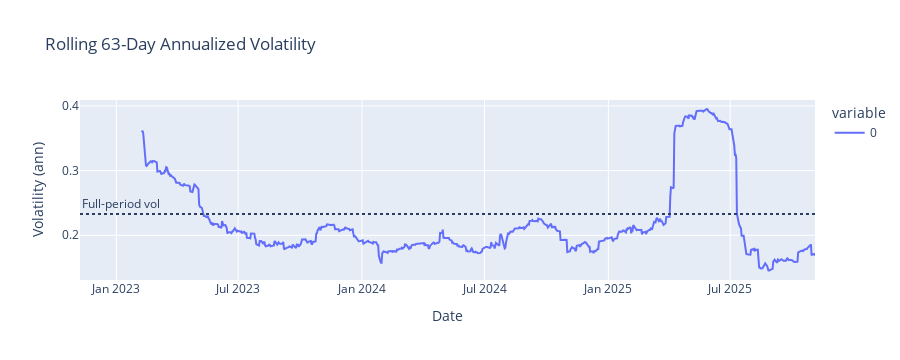
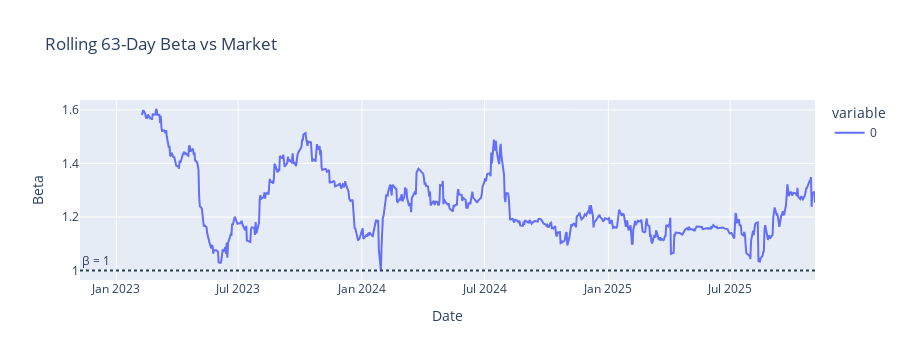
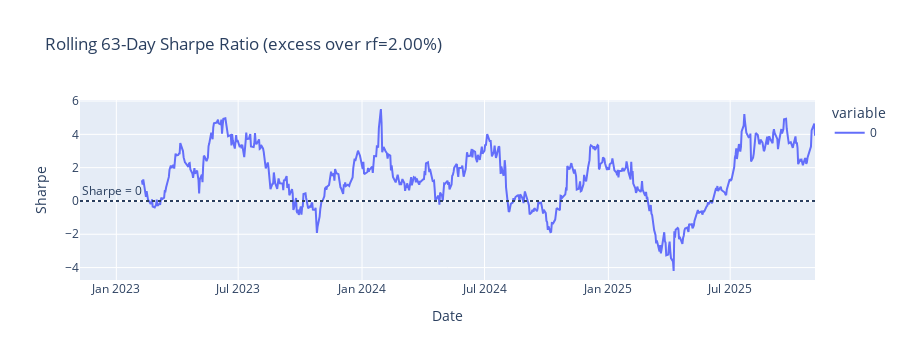
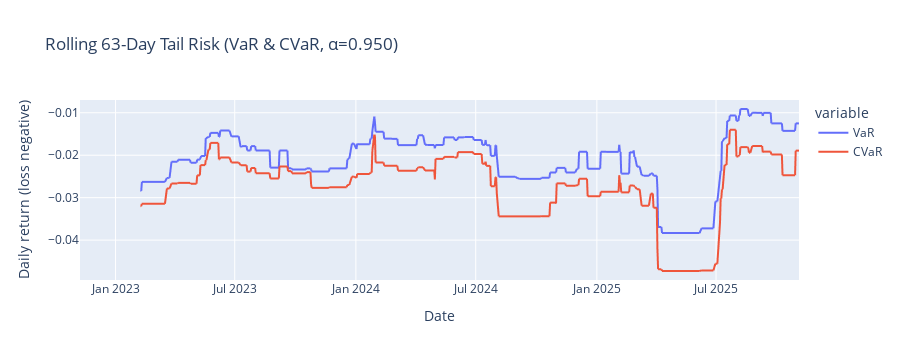

Here is the notebook cell these charts were saved with, in order:
### Code cell
from ipywidgets import IntSlider, Button, HBox, VBox, HTML
import numpy as np
import pandas as pd
import plotly.express as px

# --- Safety checks ---
assert _returns is not None, "Click 'Refresh Data' in the dashboard first."
assert _market_ret is not None, "Market returns not found. Re-run Cell 4."

# --- Controls ---
window_slider = IntSlider(value=63, min=21, max=252, step=7, description="Window (days)")
compute_btn = Button(description="Compute Rolling Risk", button_style="info")
export_btn = Button(description="Export Rolling Charts (HTML)", button_style="success")
rolling_status = HTML(value="")

display(HBox([window_slider, compute_btn, export_btn]), rolling_status)

# --- Helper for CVaR on numpy arrays ---
def _cvar(arr, alpha):
    q = np.quantile(arr, 1 - alpha)
    tail = arr[arr <= q]
    return tail.mean() if tail.size else np.nan

def _rolling_risk(*_):
    rolling_status.value = "<i>Computing…</i>"

    # Use current portfolio weights from the dashboard
    w = _compute_weights()
    port_daily = (_returns * w.values).sum(axis=1).dropna()
    aligned_market = _market_ret.reindex(port_daily.index).dropna()
    port_daily = port_daily.loc[aligned_market.index]  # align again just in case

    window = int(window_slider.value)
    alpha = float(alpha_slider.value)
    rf_ann = float(rf_input.value)
    rf_daily = rf_ann / 252.0

    # Rolling metrics
    roll_std = port_daily.rolling(window).std()
    roll_vol = roll_std * np.sqrt(252)
    roll_mean = port_daily.rolling(window).mean()
    roll_sharpe = ((roll_mean - rf_daily) / roll_std) * np.sqrt(252)
    roll_beta = port_daily.rolling(window).cov(aligned_market).div(
        aligned_market.rolling(window).var()
    )

    # Rolling tail risk
    roll_var = port_daily.rolling(window).apply(lambda a: np.quantile(a, 1 - alpha), raw=True)
    roll_cvar = port_daily.rolling(window).apply(lambda a: _cvar(a, alpha), raw=True)

    # Current drawdown (not rolling max drawdown, but live drawdown path)
    equity = (1 + port_daily).cumprod()
    drawdown = equity / equity.cummax() - 1.0

    # Reference lines for context
    cov = _returns.cov()
    vol_ann, ret_ann, sharpe_ann = portfolio_stats(w.values, cov, mean_ret=_returns.mean(), rf=rf_ann)

    # --- FIGURES ---
    fig_vol = px.line(roll_vol, title=f"Rolling {window}-Day Annualized Volatility")
    fig_vol.add_hline(y=vol_ann, line_dash="dot", annotation_text="Full-period vol", annotation_position="top left")
    fig_vol.update_layout(height=360, yaxis_title="Volatility (ann)")

    fig_beta = px.line(roll_beta, title=f"Rolling {window}-Day Beta vs Market")
    fig_beta.add_hline(y=1.0, line_dash="dot", annotation_text="β = 1", annotation_position="top left")
    fig_beta.update_layout(height=360, yaxis_title="Beta")

    fig_sharpe = px.line(roll_sharpe, title=f"Rolling {window}-Day Sharpe Ratio (excess over rf={rf_ann:.2%})")
    fig_sharpe.add_hline(y=0.0, line_dash="dot", annotation_text="Sharpe = 0", annotation_position="top left")
    fig_sharpe.update_layout(height=360, yaxis_title="Sharpe")

    # VaR/CVaR: note these are typically negative numbers (loss quantiles)
    df_tail = pd.DataFrame({"VaR": roll_var, "CVaR": roll_cvar})
    fig_tail = px.line(df_tail, title=f"Rolling {window}-Day Tail Risk (VaR & CVaR, α={alpha:.3f})")
    fig_tail.update_layout(height=360, yaxis_title="Daily return (loss negative)")

    fig_dd = px.area(drawdown, title="Live Drawdown from Peak")
    fig_dd.update_layout(height=320, yaxis_title="Drawdown")

    # Show the figures
    display(fig_vol)
    display(fig_beta)
    display(fig_sharpe)
    display(fig_tail)
    display(fig_dd)

    rolling_status.value = (
        f"<b>Done.</b> Window={window}d · Full-period vol={vol_ann:.2%} · "
        f"Full-period Sharpe={sharpe_ann:.2f}"
    )

    # Stash for export
    _rolling_risk._figs = [fig_vol, fig_beta, fig_sharpe, fig_tail, fig_dd]

def _export_rolling(*_):
    """Export the rolling charts to a single HTML page."""
    if not hasattr(_rolling_risk, "_figs"):
        rolling_status.value = "<b style='color:red'>Nothing to export yet—click 'Compute Rolling Risk' first.</b>"
        return
    from pathlib import Path
    out = Path("rolling_risk_report.html")
    with open(out, "w", encoding="utf-8") as f:
        f.write("<html><head><meta charset='utf-8'><title>Rolling Risk Report</title></head><body>")
        f.write(f"<h2>Rolling Risk Report</h2><p>Window={window_slider.value} days</p>")
        for fig in _rolling_risk._figs:
            f.write(fig.to_html(full_html=False, include_plotlyjs="cdn"))
        f.write("</body></html>")
    rolling_status.value = f"<b>Exported:</b> {out.resolve()}"

# Bind buttons
compute_btn.on_click(_rolling_risk)
export_btn.on_click(_export_rolling)

# Auto-run once so you see results immediately
_rolling_risk()

### Figure 1 — Plotly figure (JSON) as saved in the notebook; plotly's stock layout.template omitted (floating-point values rounded to 4 significant figures; data arrays with more than 128 entries replaced by an {"elided": "..."} marker saying what was removed)
{"data": [{"hovertemplate": "variable=0<br>Date=%{x}<br>value=%{y}<extra></extra>", "legendgroup": "0", "line": {"color": "#636efa", "dash": "solid"}, "marker": {"symbol": "circle"}, "mode": "lines", "name": "0", "orientation": "v", "showlegend": true, "type": "scatter", "x": {"elided": "750 str values"}, "xaxis": "x", "y": {"elided": "750 float values"}, "yaxis": "y"}], "layout": {"annotations": [{"showarrow": false, "text": "Full-period vol", "x": 0, "xanchor": "left", "xref": "x domain", "y": 0.233, "yanchor": "bottom", "yref": "y"}], "height": 360, "legend": {"title": {"text": "variable"}, "tracegroupgap": 0}, "shapes": [{"line": {"dash": "dot"}, "type": "line", "x0": 0, "x1": 1, "xref": "x domain", "y0": 0.233, "y1": 0.233, "yref": "y"}], "title": {"text": "Rolling 63-Day Annualized Volatility"}, "xaxis": {"anchor": "y", "domain": [0, 1], "title": {"text": "Date"}}, "yaxis": {"anchor": "x", "domain": [0, 1], "title": {"text": "Volatility (ann)"}}}}

### Figure 2 — Plotly figure (JSON) as saved in the notebook; plotly's stock layout.template omitted (floating-point values rounded to 4 significant figures; data arrays with more than 128 entries replaced by an {"elided": "..."} marker saying what was removed)
{"data": [{"hovertemplate": "variable=0<br>Date=%{x}<br>value=%{y}<extra></extra>", "legendgroup": "0", "line": {"color": "#636efa", "dash": "solid"}, "marker": {"symbol": "circle"}, "mode": "lines", "name": "0", "orientation": "v", "showlegend": true, "type": "scatter", "x": {"elided": "750 str values"}, "xaxis": "x", "y": {"elided": "750 float values"}, "yaxis": "y"}], "layout": {"annotations": [{"showarrow": false, "text": "β = 1", "x": 0, "xanchor": "left", "xref": "x domain", "y": 1, "yanchor": "bottom", "yref": "y"}], "height": 360, "legend": {"title": {"text": "variable"}, "tracegroupgap": 0}, "shapes": [{"line": {"dash": "dot"}, "type": "line", "x0": 0, "x1": 1, "xref": "x domain", "y0": 1, "y1": 1, "yref": "y"}], "title": {"text": "Rolling 63-Day Beta vs Market"}, "xaxis": {"anchor": "y", "domain": [0, 1], "title": {"text": "Date"}}, "yaxis": {"anchor": "x", "domain": [0, 1], "title": {"text": "Beta"}}}}

### Figure 3 — Plotly figure (JSON) as saved in the notebook; plotly's stock layout.template omitted (floating-point values rounded to 4 significant figures; data arrays with more than 128 entries replaced by an {"elided": "..."} marker saying what was removed)
{"data": [{"hovertemplate": "variable=0<br>Date=%{x}<br>value=%{y}<extra></extra>", "legendgroup": "0", "line": {"color": "#636efa", "dash": "solid"}, "marker": {"symbol": "circle"}, "mode": "lines", "name": "0", "orientation": "v", "showlegend": true, "type": "scatter", "x": {"elided": "750 str values"}, "xaxis": "x", "y": {"elided": "750 float values"}, "yaxis": "y"}], "layout": {"annotations": [{"showarrow": false, "text": "Sharpe = 0", "x": 0, "xanchor": "left", "xref": "x domain", "y": 0, "yanchor": "bottom", "yref": "y"}], "height": 360, "legend": {"title": {"text": "variable"}, "tracegroupgap": 0}, "shapes": [{"line": {"dash": "dot"}, "type": "line", "x0": 0, "x1": 1, "xref": "x domain", "y0": 0, "y1": 0, "yref": "y"}], "title": {"text": "Rolling 63-Day Sharpe Ratio (excess over rf=2.00%)"}, "xaxis": {"anchor": "y", "domain": [0, 1], "title": {"text": "Date"}}, "yaxis": {"anchor": "x", "domain": [0, 1], "title": {"text": "Sharpe"}}}}

### Figure 4 — Plotly figure (JSON) as saved in the notebook; plotly's stock layout.template omitted (floating-point values rounded to 4 significant figures; data arrays with more than 128 entries replaced by an {"elided": "..."} marker saying what was removed)
{"data": [{"hovertemplate": "variable=VaR<br>Date=%{x}<br>value=%{y}<extra></extra>", "legendgroup": "VaR", "line": {"color": "#636efa", "dash": "solid"}, "marker": {"symbol": "circle"}, "mode": "lines", "name": "VaR", "showlegend": true, "type": "scattergl", "x": {"elided": "750 str values"}, "xaxis": "x", "y": {"elided": "750 float values"}, "yaxis": "y"}, {"hovertemplate": "variable=CVaR<br>Date=%{x}<br>value=%{y}<extra></extra>", "legendgroup": "CVaR", "line": {"color": "#EF553B", "dash": "solid"}, "marker": {"symbol": "circle"}, "mode": "lines", "name": "CVaR", "showlegend": true, "type": "scattergl", "x": {"elided": "750 str values"}, "xaxis": "x", "y": {"elided": "750 float values"}, "yaxis": "y"}], "layout": {"height": 360, "legend": {"title": {"text": "variable"}, "tracegroupgap": 0}, "title": {"text": "Rolling 63-Day Tail Risk (VaR & CVaR, α=0.950)"}, "xaxis": {"anchor": "y", "domain": [0, 1], "title": {"text": "Date"}}, "yaxis": {"anchor": "x", "domain": [0, 1], "title": {"text": "Daily return (loss negative)"}}}}
